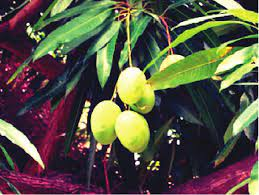
%> input picture Object Detection From Complex Background Images/SOURCE IMAGE/project1.jpeg, 259 x 195 px
$ octave Tasks.m   (GNU Octave 9; MATLAB toolbox functions it lacks are replaced by stand-ins)
%> lines starting %> are read from the running program, lines starting %| are printed output that depends on the picture
%IMAGE RESIZIE
I = imread('E:\WISHAH NASEER\7th Semester\Digital Image Processing\Lab tasks\Lab14\project1.jpeg');
%> I is the input picture: size 195x259x3 uint8; mean R, G, B 87.5, 84.8, 68.3
J = imresize(I, [320 240]);
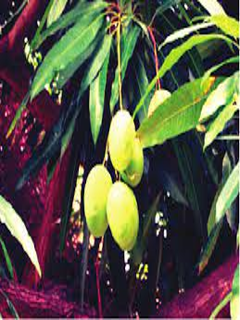
%> J: size 320x240x3 uint8; mean R, G, B 87.5, 84.8, 68.3
figure, imshow(I)
title('Original image')
figure, imshow(J)
title('Resized image')
%COLOR ADJUSTMENT
C = imadjust(J, [0.3,0.9],[]);
figure
imshow(C);
title('Color adjusted image')
%COLOR PROCESSING
Red = C(:,:,1);
Green= C(:,:,2);
Blue= C(:,:,3);
[rrow,rcol] = size(Red);
%> rrow = 320; rcol = 240
y1 = zeros(rrow,rcol);
y2 = zeros(rrow,rcol);
y3 = zeros(rrow,rcol);
for i=1:rrow
    for j=1:rcol
        if Red(i,j)<100;
            y1(i,j) = 0;
            y2(i,j) = 0;
            y3(i,j) = 0;
        elseif Red(i,j)>Green(i,j)
            if Red(i,j)>Blue(i,j);
                y1(i,j) = 0;
                y2(i,j) = 0;
                y3(i,j) = 0;
            else
                y1(i,j) = Red(i,j);
                y2(i,j) = Green(i,j);
                y3(i,j) = Blue(i,j);
            end
        elseif Red(i,j)<= 100
            if Blue(i,j)<=100;
                y1(i,j) = 0;
                y2(i,j) = 0;
                y3(i,j) = 0;
            else
                y1(i,j) = Red(i,j);
                y2(i,j) = Green(i,j);
                y3(i,j) = Blue(i,j);
            end
        elseif Red(i,j) <= 100
            if Green(i.j)<=100
                if Blue(i,j)<100;
                    y1(i,j) = 0;
                    y2(i,j) = 0;
                    y3(i,j) = 0;
                else
                    y1(i,j) = Red(i,j);
                    y2(i,j) = Green(i,j);
                    y3(i,j) = Blue(i,j);
                end
           else
                y1(i,j) = Red(i,j);
                y2(i,j) = Green(i,j);
                y3(i,j) = Blue(i,j);
            end
        elseif Green(i,j) <100
            if Blue(i,j) < 100;
                y1(i,j) = 0;
                y2(i,j) = 0;
                y3(i,j) = 0;
            else
                y1(i,j) = Red(i,j);
                y2(i,j) = Green(i,j);
                y3(i,j) = Blue(i,j);
            end
        elseif Green(i,j)< 100
            if Blue <100;
                y1(i,j) = 0;
                y2(i,j) = 0;
                y3(i,j) = 0;
            else
                y1(i,j) = Red(i,j);
                y2(i,j) = Green(i,j);
                y3(i,j) = Blue(i,j);
            end
        elseif Green (i,j) >=100
            if Blue(i,j) >= 100
                y1(i,j) = 0;
                y2(i,j) = 0;
                y3(i,j) = 0;
            else
                y1(i,j) = Red(i,j);
                y2(i,j) = Green(i,j);
                y3(i,j) = Blue(i,j);
            end
        elseif Green(i,j)<= 170
            if Blue <=150;
                y1(i,j) = 0;
                y2(i,j) = 0;
                y3(i,j) = 0;
            else
                y1(i,j) = Red(i,j);
                y2(i,j) = Green(i,j);
                y3(i,j) = Blue(i,j);
            end
        elseif Green(i,j) > Blue(i,j)
            if Blue(i,j) > Red (i,j);
                y1(i,j) = 0;
                y2(i,j) = 0;
                y3(i,j) = 0;
            else
                y1(i,j) = Red(i,j);
                y2(i,j) = Green(i,j);
                y3(i,j) = Blue(i,j);
            end
        elseif Red(i,j) < 200
            if Green (i,j) < 200
                if Blue (i,j) < 200;
                    y1(i,j) = 0;
                    y2(i,j) = 0;
                    y3(i,j) = 0;
                else
                    y1(i,j) = Red(i,j);
                    y2(i,j) = Green(i,j);
                    y3(i,j) = Blue(i,j);
                end
            else
                y1(i,j) = Red(i,j);
                y2(i,j) = Green(i,j);
                y3(i,j) = Blue(i,j);
            end

        elseif Red(i,j) >= Green (i,j)
            if Green(i,j) >= Blue(i,j);
                y1(i,j) = 0;
                y2(i,j) = 0;
                y3(i,j) = 0;
            else
                y1(i,j) = Red(i,j);
                y2(i,j) = Green(i,j);
                y3(i,j) = Blue(i,j);
            end
        elseif Blue (i,j) > Red(i,j)
            if Blue(i,j) > Green (i,j);
                y1(i,j) = 0;
                y2(i,j) = 0;
                y3(i,j) = 0;
            else
                y1(i,j) = Red(i,j);
                y2(i,j) = Green(i,j);
                y3(i,j) = Blue(i,j);
            end
        else
            y1(i,j) = Red(i,j);
            y2(i,j) = Green(i,j);
            y3(i,j) = Blue(i,j);
        end
    end
end
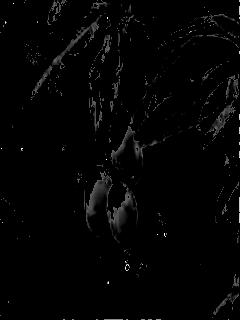
%> y3: size 320x240 double; min 0, max 255, mean 3.7
y = cat(3, y1, y2, y3)
figure
imshow(y)
title('Color Processed image')
%CIRCULAR HOUGH TRANSFORM
im=imread('E:\WISHAH NASEER\7th Semester\Digital Image Processing\Lab tasks\Lab14\project1.jpeg');
red=im(:,:,1);
green=im(:,:,2);
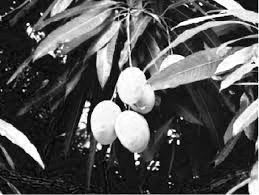
%> green: size 195x259 uint8; min 0, max 255, mean 84.8
blue=im(:,:,3);
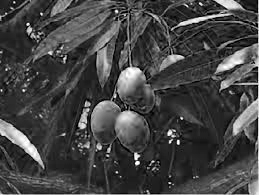
%> blue: size 195x259 uint8; min 0, max 255, mean 68.3
rednorm=im2double(red)/im2double(max(max(red)));
greennorm=im2double(green)/im2double(max(max(green)));
bluenorm=im2double(blue)/im2double(max(max(blue)));
im1=cat(3,rednorm,greennorm,bluenorm);
im3 = imadjust(im1,[0.4 0.6 0.1;1 1 1],[0 1]);
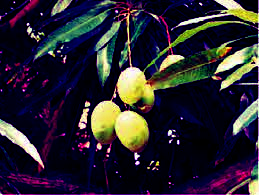
%> im3: size 195x259x3 double; mean R, G, B 0.166, 0.151, 0.189
imgray = rgb2gray(im3)
imshow(imgray)
title('Gray scale image')
imfilt = medfilt2(imgray);figure;imshow(imfilt);
%> after `imfilt = medfilt2(imgray)`:
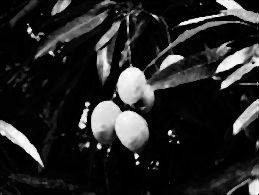
%> imfilt: size 195x259 double; min 0, max 0.994, mean 0.15
title('Results Of Circular Hough Transform')
[centers,radii] = imfindcircles(imfilt,[9 20],'ObjectPolarity','bright', ...
    'Sensitivity',0.9)
%> centers = [107.9 116; 132.3 129.5; 133.1 85.52; 174.9 69.16; 250.4 125.1; 108.7 44.26]; radii = [14.56; 16.91; 16.6; 13.94; 12.77; 9]
h = viscircles(centers,radii);
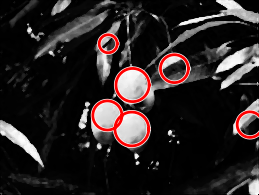
%> figure redrawn from the program's plot data; its title reads 'Results Of Circular Hough Transform'
det = size(radii,1) %the number of objects detected (Count of objects)
%> det = 6
